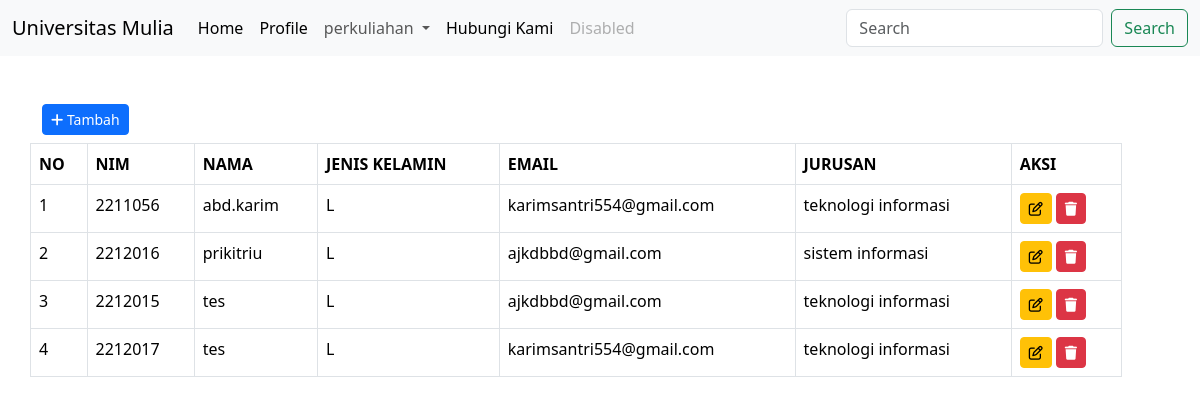
Screenshot of /perkuliahan/mahasiswa/ with the database file from the repository.
### perkuliahan/models.py (models this page shows, shortened)
class Mahasiswa(models.Model):
    nim = models.CharField(max_length=50, null=False, blank=False, verbose_name='Nim')
    nama = models.CharField(max_length=150, null=False, blank=False, verbose_name='Nama Lengkap')
    jeniskelamin_choices = (
        ('L', 'LAKI-LAKI'),
        ('P', 'PEREMPUAN'),
    )
    jeniskelamin = models.CharField(max_length=50, verbose_name='Jenis Kelamin', choices=jeniskelamin_choices)
    email = models.EmailField(max_length=150, null=True, blank=True, verbose_name='Email', help_text='contoh: admin@gmail.com')
    jurusan = models.ForeignKey(Jurusan, on_delete=models.CASCADE)

class Jurusan(models.Model):
    kodejurusan = models.CharField(max_length=50, null=False, blank=False, verbose_name='Kode Program Studi')
    namajurusan = models.CharField(max_length=150, null=False, blank=False, verbose_name='Program')
    level =(
        ('S1','STRATA-1'),
        ('S2','STRATA-2'),
        ('S3','STRATA-3'),
        ('D3','DIPLOMA-3'),
        ('D4','DIPLOMA-4'),
    )
    jenjang = models.CharField(max_length=150, null=True, blank=True, verbose_name='Jenjang', choices=level)

### perkuliahan/views.py (the view)
# urls.py: path('mahasiswa/',views.mahasiswa,name='manage_mahasiswa'),
def mahasiswa(request):
   mhs = Mahasiswa.objects.all()
   context = {
      'tittle':'Data Mahasiswa',
      'mhs':mhs,
   }
   return render(request,'mahasiswa.html',context)

### perkuliahan/templates/mahasiswa.html (shortened to what this page needs)
{% extends "base.html" %}
{% block content %}
<div class="row">
    <div class="col-md-12">
        <div class="row pb-2">
            <div class="col-sm-4">
                <a href="{% url 'manage_tambah_mahasiswa' %}" class="btn btn-primary btn-sm"><i class="fa fa-plus"></i> Tambah</a>
            </div>
        </div>
    </div>
    <div class="row">
        <table class="table table-bordered" id="myTable">
            <thead>
                <tr>
                    <th scope="col">NO</th>
                    <th scope="col">NIM</th>
                    <th scope="col">NAMA</th>
                    <th scope="col">JENIS KELAMIN</th>
                    <th scope="col">EMAIL</th>
                    <th scope="col">JURUSAN</th>
                    <th scope="col">AKSI</th>
                </tr>
            </thead>
            <tbody>
                {% for a in mhs %}
                <tr>
                    <td>{{ forloop.counter }}</td>
                    <td>{{ a.nim }}</td>
                    <td>{{ a.nama }}</td>
                    <td>{{ a.jeniskelamin }}</td>
                    <td>{{ a.email }}</td>
                    <td>{{ a.jurusan.namajurusan }}</td>
                    <td>
                        <a href="{% url 'edit_mahasiswa' a.id %}" class="btn btn-warning btn-sm" title="Edit"><i class="fa-regular fa-pen-to-square"></i></a>
                        <button type="button" class="btn btn-danger btn-sm" title="Hapus" data-bs-toggle="modal" data-bs-target="#hapus-{{ a.id }}">
                            <i class="fa-solid fa-trash"></i>
                        </button>
                    </td>
                </tr>
                {% endfor %}
            </tbody>
        </table>
    </div>
</div>
{% endblock content %}

### perkuliahan/templates/base.html (shortened to what this page needs)
{% load static %}
<!doctype html>
<html lang="en">
  <head>
    <link href="{% static 'css/bootstrap.min.css' %}" rel="stylesheet">
    <link rel="stylesheet" href="https://cdnjs.cloudflare.com/ajax/libs/font-awesome/6.5.2/css/all.min.css" />
    <link rel="stylesheet" href="https://cdn.datatables.net/2.0.8/css/dataTables.dataTables.css" />
  </head>
  <body>
    <nav class="navbar navbar-expand-lg bg-body-tertiary">
        <div class="container-fluid">
          <a class="navbar-brand" href="#">Universitas Mulia</a>
          <div class="collapse navbar-collapse" id="navbarSupportedContent">
            <ul class="navbar-nav me-auto mb-2 mb-lg-0">
              <li class="nav-item">
                <a class="nav-link active" aria-current="page" href="{% url 'dashboard' %}">Home</a>
              </li>
              <li class="nav-item">
                <a class="nav-link active" aria-current="page" href="{% url 'manage_profile' %}">Profile</a>
              </li>
              <li class="nav-item dropdown">
                <a class="nav-link dropdown-toggle" href="#" role="button" data-bs-toggle="dropdown" aria-expanded="false">
                  perkuliahan
                </a>
              </li>
              <li class="nav-item">
                <a class="nav-link active" aria-current="page" href="{% url 'manage_hubungikami' %}">Hubungi Kami</a>
              </li>
              <li class="nav-item">
                <a class="nav-link disabled" aria-disabled="true">Disabled</a>
              </li>
            </ul>
            <form class="d-flex" role="search">
              <input class="form-control me-2" type="search" placeholder="Search" aria-label="Search">
              <button class="btn btn-outline-success" type="submit">Search</button>
            </form>
          </div>
        </div>
      </nav>
      <div class="container">
      <div class="row pt-5">
        {% block content %}
        {% endblock content %}
      </div>
      </div>
  </body>
</html>

### rows the page displays
Mahasiswa: nim "2211056", nama "abd.karim", jeniskelamin "L", email "karimsantri554@gmail.com", jurusan.namajurusan "teknologi informasi"
Mahasiswa: nim "2212016", nama "prikitriu", jeniskelamin "L", email "ajkdbbd@gmail.com", jurusan.namajurusan "sistem informasi"
Mahasiswa: nim "2212015", nama "tes", jeniskelamin "L", email "ajkdbbd@gmail.com", jurusan.namajurusan "teknologi informasi"
Mahasiswa: nim "2212017", nama "tes", jeniskelamin "L", email "karimsantri554@gmail.com", jurusan.namajurusan "teknologi informasi"
